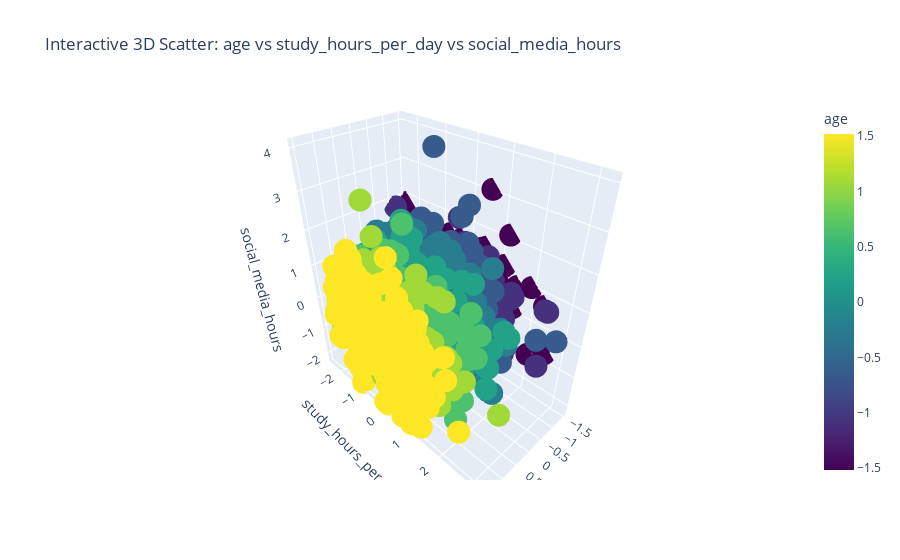

This figure's notebook cell:
### Code cell
print("FIXED SCATTER PLOTS")
print("===============================================================================")

# Use actual columns from your dataset
if len(numerical_cols) >= 3:
    # Use first 3 numerical columns for scatter plots
    col1, col2, col3 = numerical_cols[:3]
    
    # Check if we have a target column
    if 'target' in df.columns:
        target_col = 'target'
    elif len([col for col in df.columns if df[col].nunique() <= 10]) > 0:
        target_col = [col for col in df.columns if df[col].nunique() <= 10][0]
        print(f"Using '{target_col}' as target variable")
    else:
        target_col = None
    
    # 2D Scatter Plot
    plt.figure(figsize=(15, 5))
    
    plt.subplot(1, 2, 1)
    if target_col:
        scatter = plt.scatter(df[col1], df[col2], c=df[target_col], 
                             cmap='viridis', alpha=0.7, s=60)
        plt.colorbar(scatter, label=f'Target ({target_col})')
    else:
        scatter = plt.scatter(df[col1], df[col2], alpha=0.7, s=60, color='blue')
    
    plt.xlabel(col1)
    plt.ylabel(col2)
    plt.title(f'2D Scatter: {col1} vs {col2}')
    plt.grid(True, alpha=0.3)
    
    # 3D Scatter Plot
    fig = plt.figure(figsize=(10, 8))
    ax = fig.add_subplot(111, projection='3d')
    
    if target_col:
        scatter = ax.scatter(df[col1], df[col2], df[col3], 
                            c=df[target_col], cmap='viridis', s=60, alpha=0.7)
        plt.colorbar(scatter, label=f'Target ({target_col})')
    else:
        scatter = ax.scatter(df[col1], df[col2], df[col3], 
                            s=60, alpha=0.7, color='blue')
    
    ax.set_xlabel(col1)
    ax.set_ylabel(col2)
    ax.set_zlabel(col3)
    ax.set_title(f'3D Scatter: {col1} vs {col2} vs {col3}')
    plt.tight_layout()
    plt.show()
    
    # Interactive 3D scatter plot with plotly
    if target_col:
        fig = px.scatter_3d(df, x=col1, y=col2, z=col3,
                           color=target_col, 
                           title=f'Interactive 3D Scatter: {col1} vs {col2} vs {col3}',
                           color_continuous_scale='viridis')
    else:
        fig = px.scatter_3d(df, x=col1, y=col2, z=col3,
                           title=f'Interactive 3D Scatter: {col1} vs {col2} vs {col3}')
    fig.show()
    
else:

    if len(numerical_cols) >= 2:
        # 2D only
        col1, col2 = numerical_cols[:2]
        plt.figure(figsize=(8, 6))
        
        if 'target' in df.columns:
            scatter = plt.scatter(df[col1], df[col2], c=df['target'], 
                                 cmap='viridis', alpha=0.7, s=60)
            plt.colorbar(scatter, label='Target')
        else:
            scatter = plt.scatter(df[col1], df[col2], alpha=0.7, s=60, color='blue')
        
        plt.xlabel(col1)
        plt.ylabel(col2)
        plt.title(f'2D Scatter: {col1} vs {col2}')
        plt.grid(True, alpha=0.3)
        plt.show()

### Figure 1 — Plotly figure (JSON) as saved in the notebook; plotly's stock layout.template omitted (floating-point values rounded to 4 significant figures; data arrays with more than 128 entries replaced by an {"elided": "..."} marker saying what was removed)
{"data": [{"hovertemplate": "age=%{marker.color}<br>study_hours_per_day=%{y}<br>social_media_hours=%{z}<extra></extra>", "legendgroup": "", "marker": {"color": {"elided": "1000 float values"}, "coloraxis": "coloraxis", "symbol": "circle"}, "mode": "markers", "name": "", "scene": "scene", "showlegend": false, "type": "scatter3d", "x": {"elided": "1000 float values"}, "y": {"elided": "1000 float values"}, "z": {"elided": "1000 float values"}}], "layout": {"coloraxis": {"colorbar": {"title": {"text": "age"}}, "colorscale": [[0, "#440154"], [0.1111, "#482878"], [0.2222, "#3e4989"], [0.3333, "#31688e"], [0.4444, "#26828e"], [0.5556, "#1f9e89"], [0.6667, "#35b779"], [0.7778, "#6ece58"], [0.8889, "#b5de2b"], [1, "#fde725"]]}, "legend": {"tracegroupgap": 0}, "scene": {"domain": {"x": [0, 1], "y": [0, 1]}, "xaxis": {"title": {"text": "age"}}, "yaxis": {"title": {"text": "study_hours_per_day"}}, "zaxis": {"title": {"text": "social_media_hours"}}}, "title": {"text": "Interactive 3D Scatter: age vs study_hours_per_day vs social_media_hours"}}}
